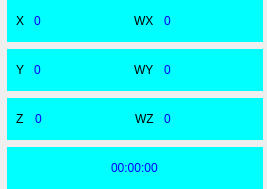
           <widget class="QWidget" name="kuang_2" native="true">
            <property name="sizePolicy">
             <sizepolicy hsizetype="Maximum" vsizetype="Fixed">
              <horstretch>0</horstretch>
              <verstretch>0</verstretch>
             </sizepolicy>
            </property>
            <property name="maximumSize">
             <size>
              <width>300</width>
              <height>16777215</height>
             </size>
            </property>
            <property name="styleSheet">
             <string notr="true"/>
            </property>
            <layout class="QVBoxLayout" name="verticalLayout_5">
             <property name="spacing">
              <number>7</number>
             </property>
             <property name="leftMargin">
              <number>7</number>
             </property>
             <property name="topMargin">
              <number>0</number>
             </property>
             <property name="rightMargin">
              <number>4</number>
             </property>
             <property name="bottomMargin">
              <number>0</number>
             </property>
             <item>
              <widget class="QWidget" name="widget_5" native="true">
               <property name="minimumSize">
                <size>
                 <width>0</width>
                 <height>42</height>
                </size>
               </property>
               <property name="maximumSize">
                <size>
                 <width>300</width>
                 <height>16777215</height>
                </size>
               </property>
               <property name="styleSheet">
                <string notr="true">background-color: rgb(0, 255, 255);</string>
               </property>
               <layout class="QHBoxLayout" name="horizontalLayout_12">
                <property name="spacing">
                 <number>10</number>
                </property>
                <property name="topMargin">
                 <number>9</number>
                </property>
                <item>
                 <widget class="QLabel" name="label_17">
                  <property name="maximumSize">
                   <size>
                    <width>20</width>
                    <height>16777215</height>
                   </size>
                  </property>
                  <property name="styleSheet">
                   <string notr="true">font: 87 14pt &quot;Arial&quot;;</string>
                  </property>
                  <property name="text">
                   <string>X</string>
                  </property>
                 </widget>
                </item>
                <item>
                 <widget class="QLabel" name="label_19">
                  <property name="minimumSize">
                   <size>
                    <width>90</width>
                    <height>0</height>
                   </size>
                  </property>
                  <property name="maximumSize">
                   <size>
                    <width>70</width>
                    <height>16777215</height>
                   </size>
                  </property>
                  <property name="styleSheet">
                   <string notr="true">color: rgb(0, 0, 255);
font: 75 italic 15pt &quot;Arial&quot;;</string>
                  </property>
                  <property name="text">
                   <string>0</string>
                  </property>
                 </widget>
                </item>
                <item>
                 <widget class="QLabel" name="label_20">
                  <property name="maximumSize">
                   <size>
                    <width>40</width>
                    <height>16777215</height>
                   </size>
                  </property>
                  <property name="styleSheet">
                   <string notr="true">font: 87 14pt &quot;Arial&quot;;</string>
                  </property>
                  <property name="text">
                   <string>WX</string>
                  </property>
                 </widget>
                </item>
                <item>
                 <widget class="QLabel" name="label_25">
                  <property name="minimumSize">
                   <size>
                    <width>90</width>
                    <height>0</height>
                   </size>
                  </property>
                  <property name="maximumSize">
                   <size>
                    <width>70</width>
                    <height>16777215</height>
                   </size>
                  </property>
                  <property name="styleSheet">
                   <string notr="true">color: rgb(0, 0, 255);
font: 75 italic 15pt &quot;Arial&quot;;</string>
                  </property>
                  <property name="text">
                   <string>0</string>
                  </property>
                 </widget>
                </item>
               </layout>
              </widget>
             </item>
             <item>
              <widget class="QWidget" name="widget" native="true">
               <property name="minimumSize">
                <size>
                 <width>0</width>
                 <height>42</height>
                </size>
               </property>
               <property name="maximumSize">
                <size>
                 <width>300</width>
                 <height>16777215</height>
                </size>
               </property>
               <property name="styleSheet">
                <string notr="true">background-color: rgb(0, 255, 255);</string>
               </property>
               <layout class="QHBoxLayout" name="horizontalLayout_8">
                <property name="spacing">
                 <number>10</number>
                </property>
                <item>
                 <widget class="QLabel" name="label_13">
                  <property name="maximumSize">
                   <size>
                    <width>20</width>
                    <height>16777215</height>
                   </size>
                  </property>
                  <property name="styleSheet">
                   <string notr="true">font: 87 14pt &quot;Arial&quot;;</string>
                  </property>
                  <property name="text">
                   <string>Y</string>
                  </property>
                 </widget>
                </item>
                <item>
                 <widget class="QLabel" name="label_14">
                  <property name="minimumSize">
                   <size>
                    <width>90</width>
                    <height>0</height>
                   </size>
                  </property>
                  <property name="maximumSize">
                   <size>
                    <width>70</width>
                    <height>16777215</height>
                   </size>
                  </property>
                  <property name="styleSheet">
                   <string notr="true">color: rgb(0, 0, 255);
font: 75 italic 15pt &quot;Arial&quot;;</string>
                  </property>
                  <property name="text">
                   <string>0</string>
                  </property>
                 </widget>
                </item>
                <item>
                 <widget class="QLabel" name="label_15">
                  <property name="maximumSize">
                   <size>
                    <width>40</width>
                    <height>16777215</height>
                   </size>
                  </property>
                  <property name="styleSheet">
                   <string notr="true">font: 87 14pt &quot;Arial&quot;;</string>
                  </property>
                  <property name="text">
                   <string>WY</string>
                  </property>
                 </widget>
                </item>
                <item>
                 <widget class="QLabel" name="label_16">
                  <property name="minimumSize">
                   <size>
                    <width>90</width>
                    <height>0</height>
                   </size>
                  </property>
                  <property name="maximumSize">
                   <size>
                    <width>70</width>
                    <height>16777215</height>
                   </size>
                  </property>
                  <property name="styleSheet">
                   <string notr="true">color: rgb(0, 0, 255);
font: 75 italic 15pt &quot;Arial&quot;;</string>
                  </property>
                  <property name="text">
                   <string>0</string>
                  </property>
                 </widget>
                </item>
               </layout>
              </widget>
             </item>
             <item>
              <widget class="QWidget" name="widget_4" native="true">
               <property name="minimumSize">
                <size>
                 <width>0</width>
                 <height>42</height>
                </size>
               </property>
               <property name="maximumSize">
                <size>
                 <width>300</width>
                 <height>16777215</height>
                </size>
               </property>
               <property name="styleSheet">
                <string notr="true">background-color: rgb(0, 255, 255);</string>
               </property>
               <layout class="QHBoxLayout" name="horizontalLayout_11">
                <property name="spacing">
                 <number>10</number>
                </property>
                <item>
                 <widget class="QLabel" name="label_21">
                  <property name="maximumSize">
                   <size>
                    <width>20</width>
                    <height>16777215</height>
                   </size>
                  </property>
                  <property name="styleSheet">
                   <string notr="true">font: 87 14pt &quot;Arial&quot;;</string>
                  </property>
                  <property name="text">
                   <string>Z</string>
                  </property>
                 </widget>
                </item>
                <item>
                 <widget class="QLabel" name="label_22">
                  <property name="minimumSize">
                   <size>
                    <width>90</width>
                    <height>0</height>
                   </size>
                  </property>
                  <property name="maximumSize">
                   <size>
                    <width>70</width>
                    <height>16777215</height>
                   </size>
                  </property>
                  <property name="styleSheet">
                   <string notr="true">color: rgb(0, 0, 255);
font: 75 italic 15pt &quot;Arial&quot;;</string>
                  </property>
                  <property name="text">
                   <string>0</string>
                  </property>
                 </widget>
                </item>
                <item>
                 <widget class="QLabel" name="label_23">
                  <property name="maximumSize">
                   <size>
                    <width>40</width>
                    <height>16777215</height>
                   </size>
                  </property>
                  <property name="styleSheet">
                   <string notr="true">font: 87 14pt &quot;Arial&quot;;</string>
                  </property>
                  <property name="text">
                   <string>WZ</string>
                  </property>
                 </widget>
                </item>
                <item>
                 <widget class="QLabel" name="label_24">
                  <property name="minimumSize">
                   <size>
                    <width>90</width>
                    <height>0</height>
                   </size>
                  </property>
                  <property name="maximumSize">
                   <size>
                    <width>70</width>
                    <height>16777215</height>
                   </size>
                  </property>
                  <property name="styleSheet">
                   <string notr="true">color: rgb(0, 0, 255);
font: 75 italic 15pt &quot;Arial&quot;;</string>
                  </property>
                  <property name="text">
                   <string>0</string>
                  </property>
                 </widget>
                </item>
               </layout>
              </widget>
             </item>
             <item>
              <widget class="QWidget" name="widget_3" native="true">
               <property name="minimumSize">
                <size>
                 <width>0</width>
                 <height>42</height>
                </size>
               </property>
               <property name="maximumSize">
                <size>
                 <width>300</width>
                 <height>16777215</height>
                </size>
               </property>
               <property name="styleSheet">
                <string notr="true">background-color: rgb(0, 255, 255);</string>
               </property>
               <layout class="QHBoxLayout" name="horizontalLayout_9">
                <property name="spacing">
                 <number>18</number>
                </property>
                <item alignment="Qt::AlignHCenter">
                 <widget class="QLabel" name="label_18">
                  <property name="maximumSize">
                   <size>
                    <width>200</width>
                    <height>16777215</height>
                   </size>
                  </property>
                  <property name="styleSheet">
                   <string notr="true">color: rgb(0, 0, 255);
font: 75 italic 15pt &quot;Arial&quot;;</string>
                  </property>
                  <property name="text">
                   <string>00:00:00</string>
                  </property>
                 </widget>
                </item>
               </layout>
              </widget>
             </item>
            </layout>
           </widget>
